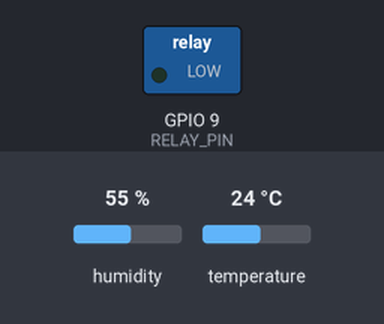
Simulated run of this sketch. Board: ESP32-S3. Shown: switched loads named in the sketch (green lamp = pin HIGH). Inputs (shaded band) come from the test bench; at power-on: temperature 24 °C, humidity 55 %. WiFi joins after 1.5 s; servers stay silent unless stated; no MQTT or app messages arrive unless stated; what the sketch prints to the serial monitor is not drawn.

Above: at 3.2 s.
3.3 s: temperature set to 34.4 °C
6.3 s: temperature set to 35.5 °C
At 9.3 s:
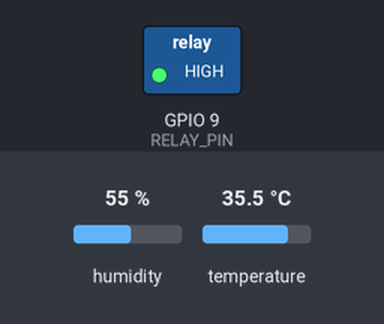
Timing chart, 0 to 10.8 s (numbered marks = the images above; inputs shaded):
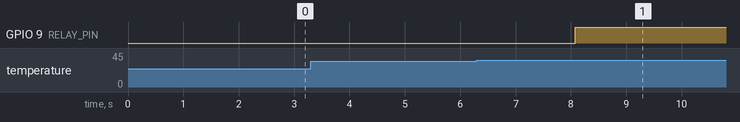

Measured:
- the behaviour switches between 35 and 35.1 °C on temperature (found by bisection; images 0 and 1)
- after the input at 3.3 s, every drawn part: stays the same
- after the input at 6.3 s, GPIO 9 (RELAY_PIN): LOW → HIGH after 1.8 s

The sketch:

iiot_temperature_controller.ino
```cpp
/**
 * @file        iiot_temperature_controller.ino
 * @author      __________________
 * @version     1.0
 * @date        27.05.2026
 * @brief       Program for ventilation control by DHT22 sensor data.
 */

#include <DHT.h>
#include <WiFi.h>
#include <PubSubClient.h>

#define DHT_PIN 2
#define DHT_TYPE DHT22
#define RELAY_PIN 9

#define WIFI_SSID "your_SSID"
#define WIFI_PASSWORD "your_PASSWORD"
#define MQTT_SERVER "broker.example.com"
#define MQTT_PORT 1883
#define MQTT_TOPIC "sensors/workshop_1/temperature"

const float TEMP_ON = 35.0;
const float TEMP_OFF = 28.0;
const unsigned long SENSOR_PERIOD = 2000;
const unsigned long MQTT_PERIOD = 10000;

DHT dht(DHT_PIN, DHT_TYPE);
WiFiClient espClient;
PubSubClient mqttClient(espClient);

float currentTemp = 0.0;
float currentHum = 0.0;
bool relayState = false;
unsigned long lastSensorRead = 0;
unsigned long lastMqttSend = 0;

struct DataBuffer {
  char messages[100][128];
  int head = 0;
  int tail = 0;
  int count = 0;

  bool push(const char* msg) {
    if (count >= 100) {
      return false;
    }
    strncpy(messages[head], msg, sizeof(messages[head]) - 1);
    messages[head][sizeof(messages[head]) - 1] = '\0';
    head = (head + 1) % 100;
    count++;
    return true;
  }

  bool pop(char* out) {
    if (count == 0) {
      return false;
    }
    strcpy(out, messages[tail]);
    tail = (tail + 1) % 100;
    count--;
    return true;
  }
};

DataBuffer buffer;

void setupWiFi() {
  WiFi.begin(WIFI_SSID, WIFI_PASSWORD);
  while (WiFi.status() != WL_CONNECTED) {
    delay(500);
    Serial.print(".");
  }
  Serial.println("Wi-Fi connected");
}

void setupMQTT() {
  mqttClient.setServer(MQTT_SERVER, MQTT_PORT);
  while (!mqttClient.connected()) {
    mqttClient.connect("iiot_temperature_controller");
    delay(500);
  }
  Serial.println("MQTT connected");
}

void controlVentilation(float temp) {
  if (temp > TEMP_ON) {
    relayState = true;
    digitalWrite(RELAY_PIN, HIGH);
    Serial.println("Ventilation ON");
  } else if (temp < TEMP_OFF) {
    relayState = false;
    digitalWrite(RELAY_PIN, LOW);
    Serial.println("Ventilation OFF");
  }
}

String buildJson(float temp, float hum) {
  String json = "{\"device_id\":\"1\",\"temp\":";
  json += String(temp, 1);
  json += ",\"hum\":";
  json += String(hum, 1);
  json += "}";
  return json;
}

void sendMQTT(const char* payload) {
  if (mqttClient.publish(MQTT_TOPIC, payload)) {
    Serial.print("MQTT sent: ");
    Serial.println(payload);
  } else {
    Serial.println("MQTT send failed");
  }
}

void setup() {
  Serial.begin(115200);
  pinMode(RELAY_PIN, OUTPUT);
  digitalWrite(RELAY_PIN, LOW);
  dht.begin();
  setupWiFi();
  setupMQTT();
  lastSensorRead = millis();
  lastMqttSend = millis();
}

void loop() {
  unsigned long now = millis();

  if (now - lastSensorRead >= SENSOR_PERIOD) {
    currentTemp = dht.readTemperature();
    currentHum = dht.readHumidity();

    if (isnan(currentTemp) || isnan(currentHum)) {
      Serial.println("DHT22 read error");
    } else {
      controlVentilation(currentTemp);
    }

    lastSensorRead = now;
  }

  if (now - lastMqttSend >= MQTT_PERIOD) {
    String json = buildJson(currentTemp, currentHum);

    if (mqttClient.connected()) {
      sendMQTT(json.c_str());

      char bufferedMessage[128];
      while (buffer.pop(bufferedMessage)) {
        sendMQTT(bufferedMessage);
      }
    } else {
      if (buffer.push(json.c_str())) {
        Serial.println("MQTT disconnected, data buffered");
      } else {
        Serial.println("Buffer overflow, data lost");
      }
    }

    lastMqttSend = now;
  }

  if (!mqttClient.connected()) {
    setupMQTT();
  }

  mqttClient.loop();
  delay(100);
}
```
